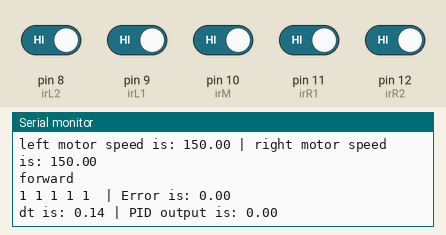
Recording of a sketch running on a simulated Arduino Uno, built with avr-gcc and run on an emulated ATmega328P. Parts: the last lines printed to the serial monitor. The inputs (shaded band) are chosen by the test bench; at power-on: pin 8 (irL2), pin 9 (irL1), pin 10 (irM), pin 11 (irR1), pin 12 (irR2) HIGH.

Above: at 1.2 s.
1.3 s: pin 11 (irR1) driven LOW
At 1.56 s:
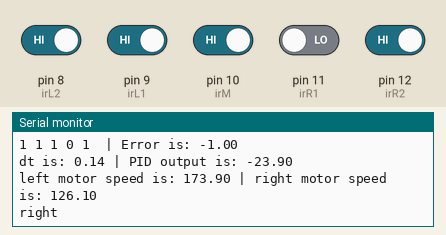
3.2 s: pin 8 (irL2) driven LOW
At 3.43 s:
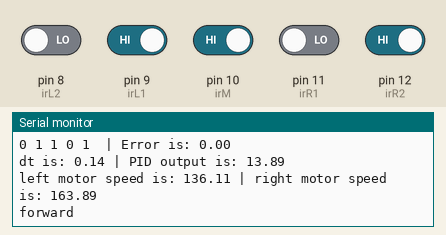
6.2 s: pin 9 (irL1) driven LOW
At 6.42 s:
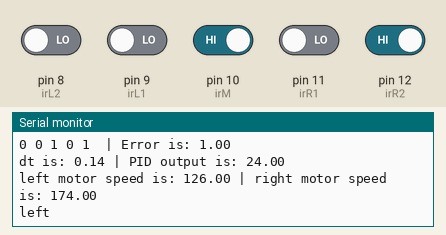
8.0 s: pin 12 (irR2) driven LOW
At 8.24 s:
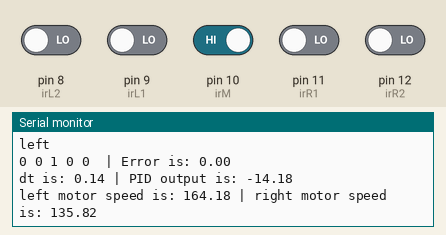
11.0 s: pin 10 (irM) driven LOW
At 11.24 s:
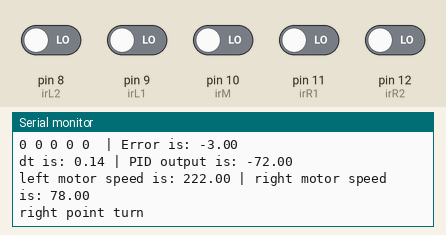
12.8 s: pin 8 (irL2) driven HIGH
At 13.1 s:
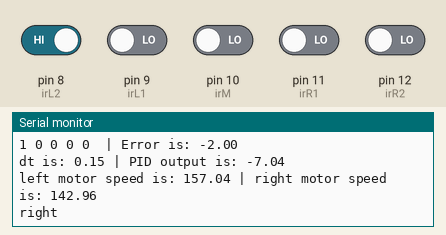
Timing chart, 0 to 15.8 s (numbered marks = the images above; inputs shaded):
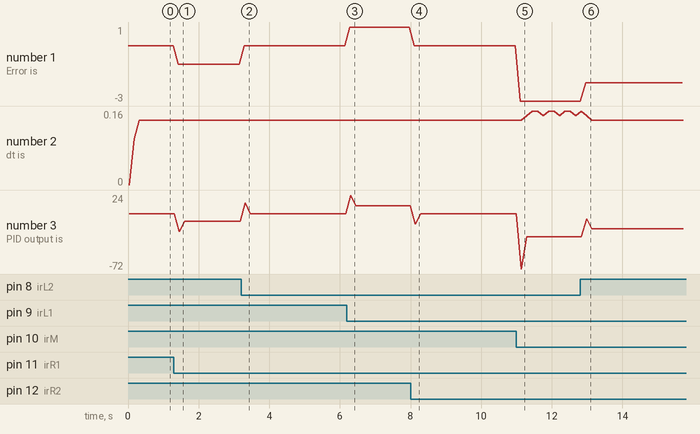

Measured:
- after the input at 1.3 s, the serial monitor: prints a new line after 0.13 s (image 1)
- after the input at 3.2 s, the serial monitor: prints a new line after 0.09 s (image 2)
- after the input at 6.2 s, the serial monitor: prints a new line after 0.08 s (image 3)
- after the input at 8.0 s, the serial monitor: prints a new line after 0.11 s (image 4)
- after the input at 11.0 s, the serial monitor: prints a new line after 0.10 s (image 5)
- after the input at 12.8 s, the serial monitor: prints a new line after 0.16 s (image 6)
- plotted number 1: 0 → -1 after the input at 1.3 s, 0 → -3 after the input at 11.0 s, -3 → -2 after the input at 12.8 s
- plotted number 2: 0.14 → 0.15 after the input at 11.0 s

The sketch:

PID-algo-sketch.ino
```cpp
//   THIS IS FIRST SKETCH FOR PID ALGORITHM
//   IT IMPROVES UPON PREVIOUS SENSOR READING ALGORITHMS AND THE SPEED ADJUSTMENT ALGORITHM
//   THIS IS NOT FINAL, BEING MADE WITHOUT THE ACTUAL ROBOT COMPONENTS CURRENTLY
//   AFTER TESTING WITH BUILT ROBOT THIS CAN BE IMPROVED AND FINALIZED

#define irL2 8
#define irL1 9
#define irM 10    // pins of sensors, same as before
#define irR1 11
#define irR2 12

float baseSpeed = 150.0;    // the speeds will need to be converted to integer since movement functions take integer paramater
float leftSpeed;            // also they will need to take 2 parameters for speed
float rightSpeed;

float error;
float previousError = 0;

unsigned long _currentTime;   // variables used to calculate delta time
unsigned long _lastTime;

float Kp = 10.0;
float Ki = 0.1;   // constants used to calculate PID, have to be adjusted and finetuned after testing
float Kd = 2.0;

void setup() {
  pinMode(irL2, INPUT);
  pinMode(irL1, INPUT);
  pinMode(irM, INPUT);
  pinMode(irR1, INPUT);
  pinMode(irR2, INPUT);

  Serial.begin(9600);
}

void loop() {
  error = ReadSensors();
  Serial.println();
  float outputPID = CalculatePID();

  Serial.println();
  Serial.println(); // leaves blank line in between

  leftSpeed = baseSpeed - outputPID; // adjusts speed of left and right motors according to PID output
  rightSpeed = baseSpeed + outputPID;

  if (leftSpeed > 255.0){
    leftSpeed = 255.0;    // ensures speed does not exceed 255
  }
  else if (leftSpeed < 0.0){
    leftSpeed = 0.0;  // ensures speed is not negative
  }

  if (rightSpeed > 255.0){
    rightSpeed = 255.0;
  }
  else if (rightSpeed < 0.0){
    rightSpeed = 0.0;
  }
  Serial.println("left motor speed is: "+String(leftSpeed)+" | right motor speed is: "+String(rightSpeed));

  //  movement functions, called according to error like before
  //  however selection statement will need to be changed to account for the range of error values instead of 5 set line posititon values
  if (error == 0){
    // forward moving function
    Serial.print("forward");
  }
  else if (error>0 && error<=2){  // line is slightly left
    // left moving function
    Serial.print("left");
  }
  else if (error>2 && error<=4){  // line is sharp left
    // left turning function
    Serial.print("left point turn");
  }
  else if (error<0 && error>=-2){  // line is slightly right
    // right moving function
    Serial.print("right");
  }
  else if (error<-2 && error>=-4){  // line is sharply right
    // right turning function
    Serial.print("right point turn");
  }


  Serial.println();
  Serial.println(); // leaves blank line in between
}
```

PID-calculator.ino
```cpp
//  FUNCTION TO FIRST CALCULATE DELTA TIME

float Calculate_dt(){
  _currentTime = millis();     // total time that has passed since start
  float _dt = (_currentTime - _lastTime) / 1000.0;    // total time minus time the previous total time before this iteration, and then divided by 1000 to convert to seconds
  _lastTime = _currentTime;    // previous total time updated for next iteration
  Serial.print("dt is: "+String(_dt));
  if (_dt == 0){
    _dt = 0.1;    // sets a value for delta time if it is calculated as zero, since the first time loop runs dt will be zero
  }
  return _dt;
}

//  FUNCTION FOR CALCULATING PID

float CalculatePID(){
  float dt = Calculate_dt();
  float _integral = _integral + error*dt;   // sums errors over time
  float _derivative = (error - previousError) / dt;   // rate of change of error

  previousError = error;  // previousError updated for next iteration

  float _output = (Kp * error) + (Ki * _integral) + (Kd * _derivative);   // PID output calculated, variables Kp, Ki, Kd will be finetuned after testing
  Serial.print(" | PID output is: "+String(_output));
  return _output;
}
```

sensor-reading.ino
```cpp
//  SIMILAR TO ORIGINAL SENSOR READING FUNCTION HOWEVER IT CALCULATES ERROR DIFFERENTLY

// NOTE: for now digital sensors being used but analog sensors could improve the smoothness of robot

float ReadSensors(){
  int readingL2 = digitalRead(irL2);    // seperate variable for reading for each sensor and value is printed same as before
  Serial.print(String(readingL2)+" ");

  int readingL1 = digitalRead(irL1);
  Serial.print(String(readingL1)+" ");

  int readingM = digitalRead(irM);
  Serial.print(String(readingM)+" ");

  int readingR1 = digitalRead(irR1);
  Serial.print(String(readingR1)+" ");

  int readingR2 = digitalRead(irR2);
  Serial.print(String(readingR2)+" ");

  // the algorithm calculates error using weighted position algorithm
  // e.g if robot is on the line then readings will be "1 1 0 1 1" , _robotPos=2.0 so _error=0

  float _robotPos = (readingL2*0 + readingL1*1 + readingM*2 + readingR1*3 + readingR2*4) / (readingL2 + readingL1 + readingM + readingR1 + readingR2);
  float _normalPos = 2.0;
  float _error = _robotPos - _normalPos;  // so if robot is left of line, its negative error, and if to the right of the line, its positive error
  Serial.print(" | Error is: "+String(_error));
  return _error;
}
```
